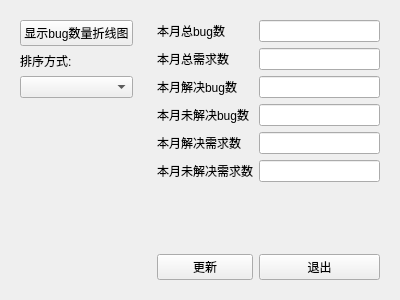
<?xml version="1.0" encoding="UTF-8"?>
<ui version="4.0">
 <class>SaveLogConfig</class>
 <widget class="QWidget" name="SaveLogConfig">
  <property name="geometry">
   <rect>
    <x>0</x>
    <y>0</y>
    <width>400</width>
    <height>300</height>
   </rect>
  </property>
  <property name="windowTitle">
   <string>Form</string>
  </property>
  <layout class="QHBoxLayout" name="horizontalLayout">
   <item>
    <widget class="QWidget" name="widget_2" native="true">
     <layout class="QVBoxLayout" name="verticalLayout">
      <item>
       <widget class="QPushButton" name="pushButton">
        <property name="text">
         <string>显示bug数量折线图</string>
        </property>
       </widget>
      </item>
      <item>
       <widget class="QLabel" name="label">
        <property name="text">
         <string>排序方式:</string>
        </property>
       </widget>
      </item>
      <item>
       <widget class="QComboBox" name="m_pCBSortOrder"/>
      </item>
      <item>
       <spacer name="verticalSpacer">
        <property name="orientation">
         <enum>Qt::Vertical</enum>
        </property>
        <property name="sizeHint" stdset="0">
         <size>
          <width>20</width>
          <height>40</height>
         </size>
        </property>
       </spacer>
      </item>
     </layout>
    </widget>
   </item>
   <item>
    <widget class="QWidget" name="widget" native="true">
     <layout class="QGridLayout" name="gridLayout">
      <item row="4" column="1">
       <widget class="QLineEdit" name="lineEdit_4"/>
      </item>
      <item row="2" column="1">
       <widget class="QLineEdit" name="lineEdit_2"/>
      </item>
      <item row="5" column="0">
       <widget class="QLabel" name="label_10">
        <property name="text">
         <string>本月未解决需求数</string>
        </property>
       </widget>
      </item>
      <item row="3" column="1">
       <widget class="QLineEdit" name="lineEdit_3"/>
      </item>
      <item row="2" column="0">
       <widget class="QLabel" name="label_3">
        <property name="text">
         <string>本月解决bug数</string>
        </property>
       </widget>
      </item>
      <item row="0" column="0">
       <widget class="QLabel" name="label_2">
        <property name="text">
         <string>本月总bug数</string>
        </property>
       </widget>
      </item>
      <item row="7" column="0">
       <widget class="QPushButton" name="pushButton_3">
        <property name="text">
         <string>更新</string>
        </property>
       </widget>
      </item>
      <item row="7" column="1">
       <widget class="QPushButton" name="pushButton_2">
        <property name="text">
         <string>退出</string>
        </property>
       </widget>
      </item>
      <item row="0" column="1">
       <widget class="QLineEdit" name="lineEdit"/>
      </item>
      <item row="4" column="0">
       <widget class="QLabel" name="label_9">
        <property name="text">
         <string>本月解决需求数</string>
        </property>
       </widget>
      </item>
      <item row="6" column="0">
       <spacer name="verticalSpacer_2">
        <property name="orientation">
         <enum>Qt::Vertical</enum>
        </property>
        <property name="sizeHint" stdset="0">
         <size>
          <width>20</width>
          <height>40</height>
         </size>
        </property>
       </spacer>
      </item>
      <item row="5" column="1">
       <widget class="QLineEdit" name="lineEdit_5"/>
      </item>
      <item row="3" column="0">
       <widget class="QLabel" name="label_8">
        <property name="text">
         <string>本月未解决bug数</string>
        </property>
       </widget>
      </item>
      <item row="1" column="0">
       <widget class="QLabel" name="label_4">
        <property name="text">
         <string>本月总需求数</string>
        </property>
       </widget>
      </item>
      <item row="1" column="1">
       <widget class="QLineEdit" name="lineEdit_6"/>
      </item>
     </layout>
    </widget>
   </item>
  </layout>
 </widget>
 <resources/>
 <connections/>
</ui>
